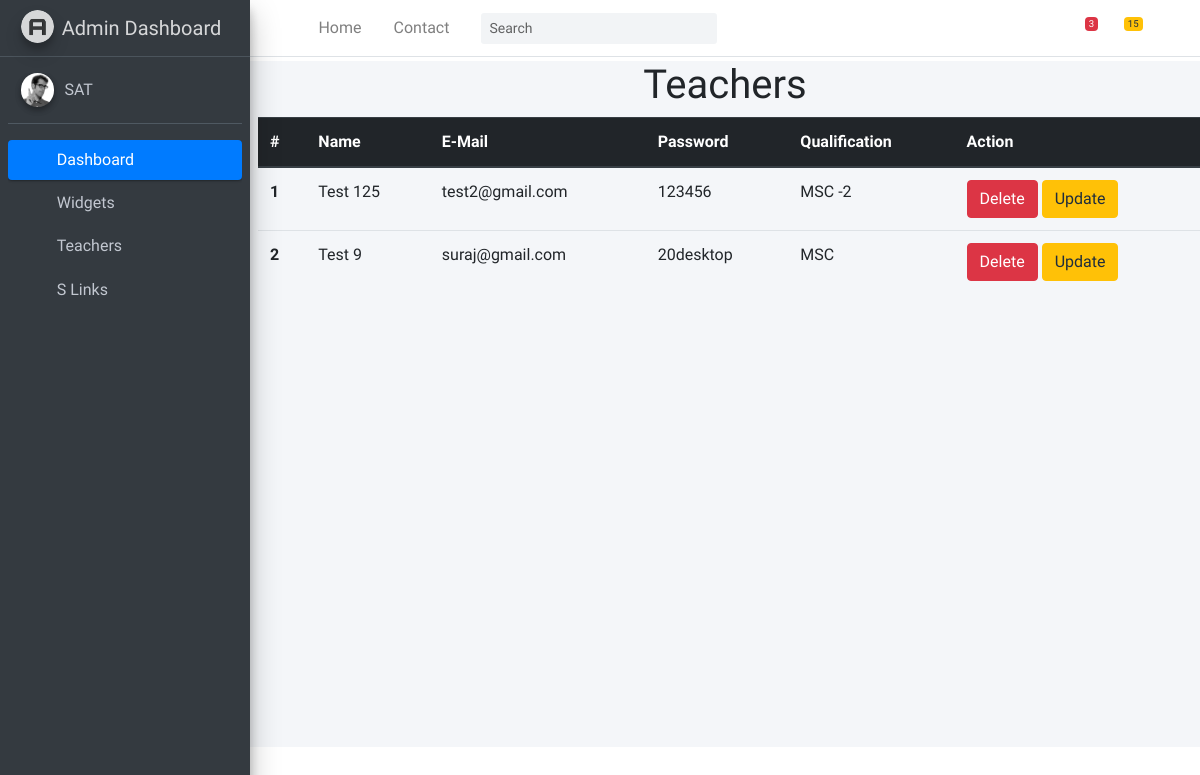
Before: /teachers_list (signed in) with the older database file.
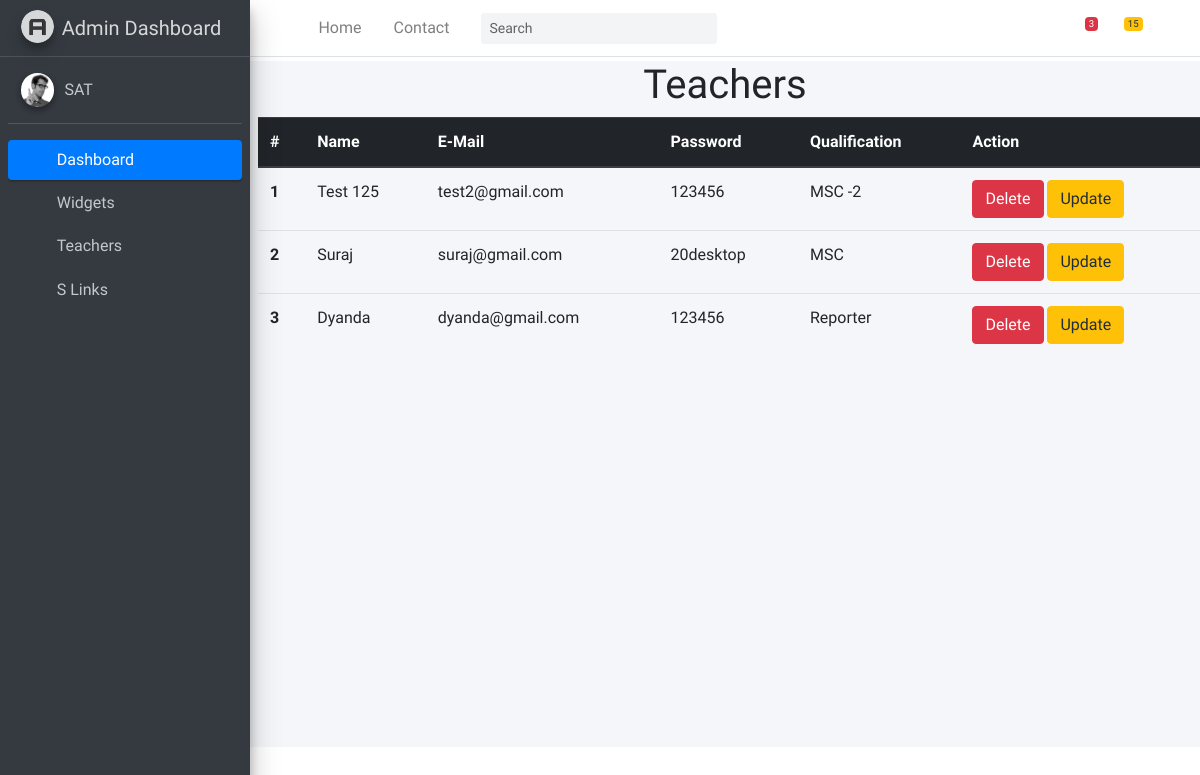
After: the same page with the newer database file.
### common/models.py (models this page shows)
class Teacher(models.Model):
    teacher_name = models.CharField(max_length=200)
    teacher_email = models.CharField(max_length=200)
    teacher_password = models.CharField(max_length=200)
    teacher_qualification = models.CharField(max_length=200)
    admin = models.ForeignKey(Admin, on_delete=models.CASCADE)

### common/views.py (the view)
# urls.py: path('teachers_list', views.AdminView.teachers_list, name='teachers_list'),
    def teachers_list(request):
        Login = request.session['AdminLogin']
        if(Login == 'False'):
           return HttpResponseRedirect("/user_login")
        else:
            teacher_list = Teacher.objects.all()
            return render(request,'admin_dashboard/teacher_list.html',{
                "teacher_list" : teacher_list
            })

### templates/admin_dashboard/teacher_list.html
{% extends 'admin_dashboard/index.html' %}
{% block teacher_list %}
<div class="content-wrapper">
    <h1 class="m-1 text-center center"> Teachers </h1>
<table class="table m-2">
    <thead class="thead-dark">
      <tr>
        <th scope="col">#</th>
        <th scope="col">Name</th>
        <th scope="col">E-Mail</th>
        <th scope="col">Password</th>
        <th scope="col">Qualification</th>
        <th scope="col">Action</th>
      </tr>
    </thead>
    <tbody>
        {% for list in teacher_list %}
      <tr>
        <th scope="row">{{ forloop.counter }}</th>
        <td>{{ list.teacher_name }}</td>
        <td>{{ list.teacher_email }}</td>
        <td>{{ list.teacher_password }}</td>
        <td>{{ list.teacher_qualification }}</td>
        <td> <a href="delete_teacher/{{ list.id }}"> <button class="btn btn-danger"> Delete </button></a>
           <a href="edit_teacher/{{ list.id }}">  <button class="btn btn-warning"> Update </button></a>
             </td>
    </tr>
    {% endfor %}
    </tbody>
  </table>
  </div>
{% endblock teacher_list %}

Changed rows visible on the page:
changed Teacher "suraj@gmail.com": teacher_name "Test 9" → "Suraj"
added Teacher: teacher_name "Dyanda", teacher_email "dyanda@gmail.com", teacher_password "123456", teacher_qualification "Reporter"
